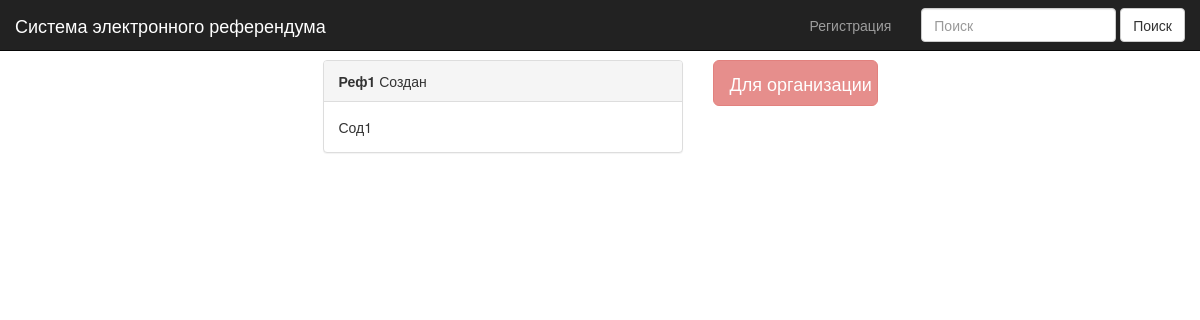
Before: / with the older database file.
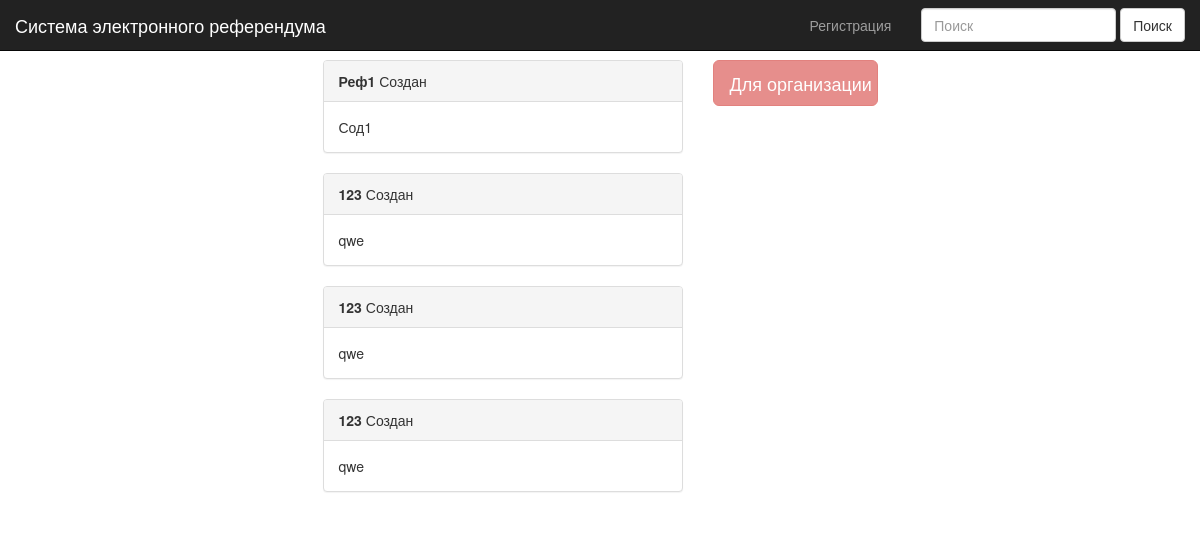
After: the same page with the newer database file.
### referendums/models.py (models this page shows, shortened)
class Referendum(models.Model):
    title = models.TextField(verbose_name=_('Название'), max_length=200)
    question = models.TextField(verbose_name=_('Содержание'))
    result = models.TextField(verbose_name=_('Итоговое решение'), blank=True)
    initiator = models.ForeignKey(
        'users.User',
        verbose_name=_('Инициатор'),
    )
    top_address = models.TextField(verbose_name=_('Область проведения'))
    datetime_created = models.DateTimeField(
        verbose_name=_('Создан'),
        default=timezone.now
    )
    class Meta:
        verbose_name = _('Референдум')
        verbose_name_plural = _('Референдумы')

### referendums/views.py (the view)
# urls.py: url(r'^$', IndexView.as_view(), name='index'),
class IndexView(TemplateView):
    template_name = 'referendums/referendum_short.html'
    def get_context_data(self, **kwargs):
        context = super(IndexView, self).get_context_data(**kwargs)
        context['ref_list'] = Referendum.objects.all()
        return context

### templates/referendums/referendum_short.html
{% extends 'referendums/index.html' %}
{% load i18n %}
{% load bootstrap3 %}
{% block referendum_short_block %}
  <div class="panel panel-default">
    <div class="panel-heading">
      <b>{{ ref.title }}</b>
      {% trans 'Создан' %}
    </div>
    <div class="panel-body">
      {{ ref.question }}
    </div>
  </div>
{% endblock referendum_short_block %}

### templates/referendums/index.html
{% extends 'base.html' %}
{% block content_block %}
  <div class="col-xs-4 col-xs-offset-3">
    {% for ref in ref_list %}
      {% block referendum_short_block %}{% endblock referendum_short_block %}
    {% empty %}
      <li>No refs yet.</li>
    {% endfor %}
  </div>
  <div class="col-xs-2">
    {% include 'referendums/successful_referendums.html' %}
  </div>
{% endblock content_block %}

### templates/base.html (shortened to what this page needs)
<!DOCTYPE html>
{% load i18n %}
{% load bootstrap3 %}
{% load staticfiles %}
{% bootstrap_css %}
<html>
  <head>
    <link rel="stylesheet" type="text/css" href="{% static 'css/referendums.css' %}" />
  </head>
  <body>
    <div class="navbar navbar-inverse navbar-fixed-top" role="navigation">
      <div class="container-fluid">
        <div class="navbar-header">
          <a class="navbar-brand" href="{% url 'index' %}">{% trans 'Система электронного референдума' %}</a>
        </div>
        <div class="navbar-collapse collapse">
          <ul class="nav navbar-nav navbar-right">
            <form class="navbar-form pull-right" method="get" action="/results/">
              <input type="text" class="form-control" id="search-field" placeholder="Поиск">
              <button type="submit" class="btn btn-default">Поиск</button>
            </form>
            {% if user.is_authenticated %}
              <li class="navbar-text">{% trans 'Добро пожаловать'  %}, {{ user.get_short_name }}</li>
            {% else %}
              <li><a href="{% url 'register' %}">{% trans 'Регистрация' %}</a></li>
            {% endif %}
          </ul>
        </div>
      </div>
    </div>
    <div class="container-fluid" style="padding-top: 60px;">
      {% block content_block %}{% endblock %}
    </div>
  </body>
</html>

### templates/referendums/successful_referendums.html (shortened to what this page needs)
{% load i18n %}
{% load bootstrap3 %}
<div>
  {% if user.is_authenticated %}
    <form action="/create/" method="get">
      <input type="submit" value="{% trans 'Организовать референдум' %}" id="go_to_create_ref" class="btn btn-danger btn-lg btn-block"/>
    </form>
  {% else %}
    <input type="submit" value="{% trans 'Для организации референдума необохдимо зарегистрироваться' %}" id="go_to_create_ref" class="btn btn-danger btn-lg btn-block disabled" disabled="true"/>
  {% endif %}
</div>

Changed rows visible on the page:
added Referendum: title "123", question "qwe"
added Referendum: title "123", question "qwe"
added Referendum: title "123", question "qwe"
